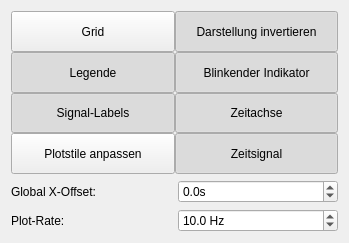
<?xml version="1.0" encoding="UTF-8"?>
<ui version="4.0">
 <class>Form</class>
 <widget class="QWidget" name="Form">
  <property name="geometry">
   <rect>
    <x>0</x>
    <y>0</y>
    <width>349</width>
    <height>243</height>
   </rect>
  </property>
  <property name="windowTitle">
   <string>Form</string>
  </property>
  <layout class="QVBoxLayout" name="verticalLayout">
   <item>
    <layout class="QGridLayout" name="gridLayout">
     <property name="bottomMargin">
      <number>0</number>
     </property>
     <property name="spacing">
      <number>0</number>
     </property>
     <item row="4" column="0">
      <widget class="QPushButton" name="labelButton">
       <property name="sizePolicy">
        <sizepolicy hsizetype="Minimum" vsizetype="Minimum">
         <horstretch>0</horstretch>
         <verstretch>0</verstretch>
        </sizepolicy>
       </property>
       <property name="toolTip">
        <string>Signal-Labels ein/ausblenden</string>
       </property>
       <property name="statusTip">
        <string>Signal-Labels ein/ausblenden</string>
       </property>
       <property name="text">
        <string>Signal-Labels</string>
       </property>
       <property name="icon">
        <iconset>
         <normaloff>icons/labels.png</normaloff>icons/labels.png</iconset>
       </property>
       <property name="iconSize">
        <size>
         <width>25</width>
         <height>25</height>
        </size>
       </property>
       <property name="checkable">
        <bool>true</bool>
       </property>
       <property name="checked">
        <bool>true</bool>
       </property>
      </widget>
     </item>
     <item row="0" column="1">
      <widget class="QPushButton" name="invertPlotButton">
       <property name="sizePolicy">
        <sizepolicy hsizetype="Minimum" vsizetype="Minimum">
         <horstretch>0</horstretch>
         <verstretch>0</verstretch>
        </sizepolicy>
       </property>
       <property name="toolTip">
        <string>Darstellung invertieren</string>
       </property>
       <property name="statusTip">
        <string>Darstellung invertieren</string>
       </property>
       <property name="text">
        <string>Darstellung invertieren</string>
       </property>
       <property name="icon">
        <iconset>
         <normaloff>icons/invert.png</normaloff>icons/invert.png</iconset>
       </property>
       <property name="iconSize">
        <size>
         <width>25</width>
         <height>25</height>
        </size>
       </property>
       <property name="checkable">
        <bool>true</bool>
       </property>
       <property name="checked">
        <bool>true</bool>
       </property>
      </widget>
     </item>
     <item row="5" column="1">
      <widget class="QPushButton" name="xTimeBaseButton">
       <property name="sizePolicy">
        <sizepolicy hsizetype="Minimum" vsizetype="Minimum">
         <horstretch>0</horstretch>
         <verstretch>0</verstretch>
        </sizepolicy>
       </property>
       <property name="toolTip">
        <string>Aktivieren, X-Achse time.time()+x ist</string>
       </property>
       <property name="statusTip">
        <string>Aktivieren, X-Achse time.time()+x ist</string>
       </property>
       <property name="text">
        <string>Zeitsignal</string>
       </property>
       <property name="icon">
        <iconset>
         <normaloff>icons/xtimebase.png</normaloff>icons/xtimebase.png</iconset>
       </property>
       <property name="iconSize">
        <size>
         <width>25</width>
         <height>25</height>
        </size>
       </property>
       <property name="checkable">
        <bool>true</bool>
       </property>
       <property name="checked">
        <bool>true</bool>
       </property>
      </widget>
     </item>
     <item row="4" column="1">
      <widget class="QPushButton" name="timeAxisButton">
       <property name="sizePolicy">
        <sizepolicy hsizetype="Minimum" vsizetype="Minimum">
         <horstretch>0</horstretch>
         <verstretch>0</verstretch>
        </sizepolicy>
       </property>
       <property name="toolTip">
        <string>X-Achse als Zeit formatieren</string>
       </property>
       <property name="statusTip">
        <string>X-Achse als Zeit formatieren</string>
       </property>
       <property name="text">
        <string>Zeitachse</string>
       </property>
       <property name="icon">
        <iconset>
         <normaloff>icons/xaxislabel.png</normaloff>icons/xaxislabel.png</iconset>
       </property>
       <property name="iconSize">
        <size>
         <width>25</width>
         <height>25</height>
        </size>
       </property>
       <property name="checkable">
        <bool>true</bool>
       </property>
       <property name="checked">
        <bool>true</bool>
       </property>
      </widget>
     </item>
     <item row="0" column="0">
      <widget class="QToolButton" name="gridButton">
       <property name="sizePolicy">
        <sizepolicy hsizetype="Minimum" vsizetype="Minimum">
         <horstretch>0</horstretch>
         <verstretch>0</verstretch>
        </sizepolicy>
       </property>
       <property name="text">
        <string>Grid</string>
       </property>
       <property name="icon">
        <iconset>
         <normaloff>icons/grid.png</normaloff>icons/grid.png</iconset>
       </property>
       <property name="checkable">
        <bool>true</bool>
       </property>
      </widget>
     </item>
     <item row="2" column="0">
      <widget class="QPushButton" name="legendButton">
       <property name="sizePolicy">
        <sizepolicy hsizetype="Minimum" vsizetype="Minimum">
         <horstretch>0</horstretch>
         <verstretch>0</verstretch>
        </sizepolicy>
       </property>
       <property name="toolTip">
        <string>Legende ein/ausblenden</string>
       </property>
       <property name="statusTip">
        <string>Legende ein/ausblenden</string>
       </property>
       <property name="text">
        <string>Legende</string>
       </property>
       <property name="icon">
        <iconset>
         <normaloff>icons/legend.png</normaloff>icons/legend.png</iconset>
       </property>
       <property name="iconSize">
        <size>
         <width>25</width>
         <height>25</height>
        </size>
       </property>
       <property name="checkable">
        <bool>true</bool>
       </property>
       <property name="checked">
        <bool>true</bool>
       </property>
      </widget>
     </item>
     <item row="2" column="1">
      <widget class="QPushButton" name="blinkingButton">
       <property name="sizePolicy">
        <sizepolicy hsizetype="Minimum" vsizetype="Minimum">
         <horstretch>0</horstretch>
         <verstretch>0</verstretch>
        </sizepolicy>
       </property>
       <property name="toolTip">
        <string>Blinkender Indikator an/aus</string>
       </property>
       <property name="statusTip">
        <string>Blinkender Indikator an/aus</string>
       </property>
       <property name="text">
        <string>Blinkender Indikator</string>
       </property>
       <property name="icon">
        <iconset>
         <normaloff>icons/blinking.png</normaloff>icons/blinking.png</iconset>
       </property>
       <property name="iconSize">
        <size>
         <width>25</width>
         <height>25</height>
        </size>
       </property>
       <property name="checkable">
        <bool>true</bool>
       </property>
       <property name="checked">
        <bool>true</bool>
       </property>
      </widget>
     </item>
     <item row="5" column="0">
      <widget class="QPushButton" name="stylePlotsButton">
       <property name="sizePolicy">
        <sizepolicy hsizetype="Minimum" vsizetype="Minimum">
         <horstretch>0</horstretch>
         <verstretch>0</verstretch>
        </sizepolicy>
       </property>
       <property name="toolTip">
        <string>Mehrere Plotstile anpassen</string>
       </property>
       <property name="statusTip">
        <string>Mehrere Plotstile anpassen</string>
       </property>
       <property name="text">
        <string>Plotstile anpassen</string>
       </property>
       <property name="icon">
        <iconset>
         <normaloff>icons/style.png</normaloff>icons/style.png</iconset>
       </property>
       <property name="iconSize">
        <size>
         <width>25</width>
         <height>25</height>
        </size>
       </property>
       <property name="checkable">
        <bool>false</bool>
       </property>
       <property name="checked">
        <bool>false</bool>
       </property>
      </widget>
     </item>
    </layout>
   </item>
   <item>
    <layout class="QHBoxLayout" name="horizontalLayout_2">
     <item>
      <widget class="QLabel" name="label_5">
       <property name="text">
        <string>Global X-Offset:</string>
       </property>
      </widget>
     </item>
     <item>
      <widget class="QDoubleSpinBox" name="globalXOffsetSpinBox">
       <property name="suffix">
        <string>s</string>
       </property>
       <property name="decimals">
        <number>1</number>
       </property>
       <property name="minimum">
        <double>-99999999999.000000000000000</double>
       </property>
       <property name="maximum">
        <double>999999999.000000000000000</double>
       </property>
       <property name="singleStep">
        <double>0.010000000000000</double>
       </property>
       <property name="value">
        <double>0.000000000000000</double>
       </property>
      </widget>
     </item>
    </layout>
   </item>
   <item>
    <layout class="QHBoxLayout" name="horizontalLayout">
     <item>
      <widget class="QLabel" name="label_4">
       <property name="text">
        <string>Plot-Rate:</string>
       </property>
      </widget>
     </item>
     <item>
      <widget class="QDoubleSpinBox" name="plotRateSpinBox">
       <property name="suffix">
        <string> Hz</string>
       </property>
       <property name="decimals">
        <number>1</number>
       </property>
       <property name="minimum">
        <double>0.000000000000000</double>
       </property>
       <property name="maximum">
        <double>999999999.000000000000000</double>
       </property>
       <property name="singleStep">
        <double>0.100000000000000</double>
       </property>
       <property name="value">
        <double>10.000000000000000</double>
       </property>
      </widget>
     </item>
    </layout>
   </item>
  </layout>
 </widget>
 <resources/>
 <connections/>
</ui>
